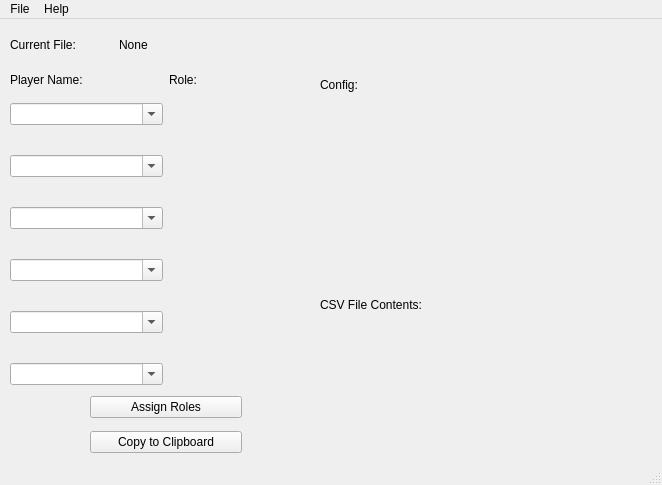
<?xml version="1.0" encoding="UTF-8"?>
<ui version="4.0">
 <class>MainWindow</class>
 <widget class="QMainWindow" name="MainWindow">
  <property name="geometry">
   <rect>
    <x>0</x>
    <y>0</y>
    <width>662</width>
    <height>485</height>
   </rect>
  </property>
  <property name="acceptDrops">
   <bool>true</bool>
  </property>
  <property name="windowTitle">
   <string>MainWindow</string>
  </property>
  <property name="tabShape">
   <enum>QTabWidget::TabShape::Rounded</enum>
  </property>
  <widget class="QWidget" name="centralwidget">
   <widget class="QWidget" name="widget" native="true">
    <property name="geometry">
     <rect>
      <x>10</x>
      <y>10</y>
      <width>641</width>
      <height>521</height>
     </rect>
    </property>
    <property name="autoFillBackground">
     <bool>false</bool>
    </property>
    <widget class="QWidget" name="gridLayoutWidget">
     <property name="geometry">
      <rect>
       <x>0</x>
       <y>50</y>
       <width>311</width>
       <height>331</height>
      </rect>
     </property>
     <layout class="QGridLayout" name="gridLayout">
      <item row="0" column="0">
       <widget class="QComboBox" name="playerBox_1">
        <property name="editable">
         <bool>true</bool>
        </property>
       </widget>
      </item>
      <item row="1" column="0">
       <widget class="QComboBox" name="playerBox_2">
        <property name="editable">
         <bool>true</bool>
        </property>
       </widget>
      </item>
      <item row="3" column="0">
       <widget class="QComboBox" name="playerBox_3">
        <property name="editable">
         <bool>true</bool>
        </property>
       </widget>
      </item>
      <item row="6" column="0">
       <widget class="QComboBox" name="playerBox_4">
        <property name="editable">
         <bool>true</bool>
        </property>
       </widget>
      </item>
      <item row="6" column="1">
       <widget class="QLabel" name="playerRole_4">
        <property name="baseSize">
         <size>
          <width>20</width>
          <height>10</height>
         </size>
        </property>
        <property name="text">
         <string/>
        </property>
       </widget>
      </item>
      <item row="7" column="1">
       <widget class="QLabel" name="playerRole_5">
        <property name="baseSize">
         <size>
          <width>20</width>
          <height>10</height>
         </size>
        </property>
        <property name="text">
         <string/>
        </property>
       </widget>
      </item>
      <item row="8" column="1">
       <widget class="QLabel" name="playerRole_6">
        <property name="baseSize">
         <size>
          <width>20</width>
          <height>10</height>
         </size>
        </property>
        <property name="text">
         <string/>
        </property>
       </widget>
      </item>
      <item row="1" column="1">
       <widget class="QLabel" name="playerRole_2">
        <property name="baseSize">
         <size>
          <width>20</width>
          <height>10</height>
         </size>
        </property>
        <property name="text">
         <string/>
        </property>
       </widget>
      </item>
      <item row="3" column="1">
       <widget class="QLabel" name="playerRole_3">
        <property name="baseSize">
         <size>
          <width>20</width>
          <height>10</height>
         </size>
        </property>
        <property name="text">
         <string/>
        </property>
       </widget>
      </item>
      <item row="7" column="0">
       <widget class="QComboBox" name="playerBox_5">
        <property name="editable">
         <bool>true</bool>
        </property>
       </widget>
      </item>
      <item row="8" column="0">
       <widget class="QComboBox" name="playerBox_6">
        <property name="editable">
         <bool>true</bool>
        </property>
       </widget>
      </item>
      <item row="0" column="1">
       <widget class="QLabel" name="playerRole_1">
        <property name="text">
         <string/>
        </property>
       </widget>
      </item>
     </layout>
    </widget>
    <widget class="QWidget" name="horizontalLayoutWidget">
     <property name="geometry">
      <rect>
       <x>0</x>
       <y>0</y>
       <width>211</width>
       <height>31</height>
      </rect>
     </property>
     <layout class="QHBoxLayout" name="horizontalLayout">
      <item>
       <widget class="QLabel" name="currentFileText">
        <property name="text">
         <string>Current File:</string>
        </property>
       </widget>
      </item>
      <item>
       <widget class="QLabel" name="currentFileNameLabel">
        <property name="text">
         <string>None</string>
        </property>
       </widget>
      </item>
     </layout>
    </widget>
    <widget class="QWidget" name="verticalLayoutWidget_2">
     <property name="geometry">
      <rect>
       <x>310</x>
       <y>290</y>
       <width>311</width>
       <height>91</height>
      </rect>
     </property>
     <layout class="QVBoxLayout" name="verticalLayout">
      <item>
       <widget class="QLabel" name="fileContentsLabel">
        <property name="text">
         <string/>
        </property>
       </widget>
      </item>
     </layout>
    </widget>
    <widget class="QWidget" name="horizontalLayoutWidget_2">
     <property name="geometry">
      <rect>
       <x>310</x>
       <y>260</y>
       <width>160</width>
       <height>31</height>
      </rect>
     </property>
     <layout class="QHBoxLayout" name="horizontalLayout_2">
      <item>
       <widget class="QLabel" name="label_7">
        <property name="text">
         <string>CSV File Contents:</string>
        </property>
       </widget>
      </item>
     </layout>
    </widget>
    <widget class="QWidget" name="horizontalLayoutWidget_3">
     <property name="geometry">
      <rect>
       <x>0</x>
       <y>30</y>
       <width>311</width>
       <height>41</height>
      </rect>
     </property>
     <layout class="QHBoxLayout" name="horizontalLayout_3">
      <item>
       <widget class="QLabel" name="label_8">
        <property name="text">
         <string>Player Name:</string>
        </property>
       </widget>
      </item>
      <item>
       <widget class="QLabel" name="label_9">
        <property name="text">
         <string>Role:</string>
        </property>
       </widget>
      </item>
     </layout>
    </widget>
    <widget class="QWidget" name="verticalLayoutWidget">
     <property name="geometry">
      <rect>
       <x>80</x>
       <y>360</y>
       <width>152</width>
       <height>71</height>
      </rect>
     </property>
     <layout class="QVBoxLayout" name="buttonLayout" stretch="0,0">
      <item>
       <widget class="QPushButton" name="assignRolesButton">
        <property name="text">
         <string>Assign Roles</string>
        </property>
       </widget>
      </item>
      <item>
       <widget class="QPushButton" name="copyOutputToClipboardButton">
        <property name="text">
         <string>Copy to Clipboard</string>
        </property>
       </widget>
      </item>
     </layout>
    </widget>
    <widget class="QWidget" name="verticalLayoutWidget_3">
     <property name="geometry">
      <rect>
       <x>310</x>
       <y>70</y>
       <width>311</width>
       <height>191</height>
      </rect>
     </property>
     <layout class="QVBoxLayout" name="verticalLayout_2"/>
    </widget>
    <widget class="QWidget" name="horizontalLayoutWidget_4">
     <property name="geometry">
      <rect>
       <x>310</x>
       <y>40</y>
       <width>160</width>
       <height>31</height>
      </rect>
     </property>
     <layout class="QHBoxLayout" name="horizontalLayout_4">
      <item>
       <widget class="QLabel" name="label_11">
        <property name="text">
         <string>Config:</string>
        </property>
       </widget>
      </item>
     </layout>
    </widget>
   </widget>
  </widget>
  <widget class="QStatusBar" name="statusbar"/>
  <widget class="QMenuBar" name="menubar">
   <property name="geometry">
    <rect>
     <x>0</x>
     <y>0</y>
     <width>662</width>
     <height>21</height>
    </rect>
   </property>
   <widget class="QMenu" name="menutest_text">
    <property name="title">
     <string>File</string>
    </property>
    <addaction name="action_newfile"/>
    <addaction name="action_openfile"/>
    <addaction name="action_savefile"/>
   </widget>
   <widget class="QMenu" name="menuAbout">
    <property name="title">
     <string>Help</string>
    </property>
    <addaction name="action_about"/>
   </widget>
   <addaction name="menutest_text"/>
   <addaction name="menuAbout"/>
  </widget>
  <action name="action_newfile">
   <property name="checkable">
    <bool>false</bool>
   </property>
   <property name="text">
    <string>New File</string>
   </property>
  </action>
  <action name="action_openfile">
   <property name="text">
    <string>Open File</string>
   </property>
  </action>
  <action name="action_about">
   <property name="text">
    <string>About</string>
   </property>
  </action>
  <action name="action_savefile">
   <property name="text">
    <string>Save File</string>
   </property>
  </action>
 </widget>
 <resources/>
 <connections/>
</ui>
